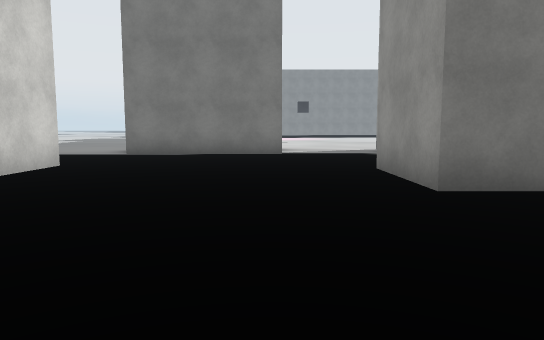
[1] (above)

17 first-person views from a walk through a 3-D level made in the Unity game engine. The camera is 1.2 m above the floor, tilts 6° down and sees 70° across. The floor is counted in squares, 2 m on a side. Each view is taken from the middle of a square. On the plan, view 1 faces up. The plan holds only what a view shows up to about 11 squares ahead; the rest is blank. The place goes on beyond the plan. The player is left out. Some surface patterns are stand-ins.

[2]
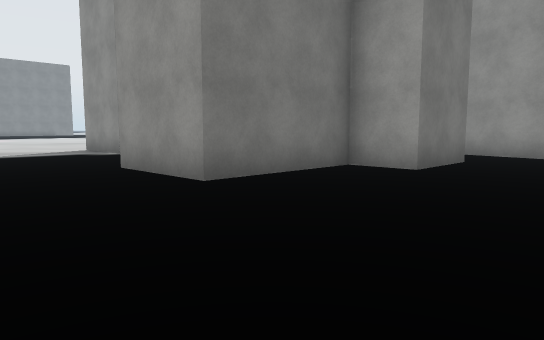

[3]
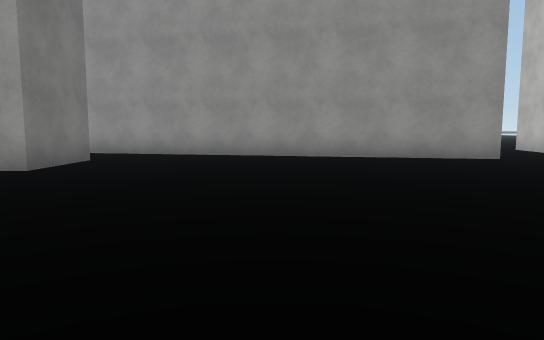

[4]
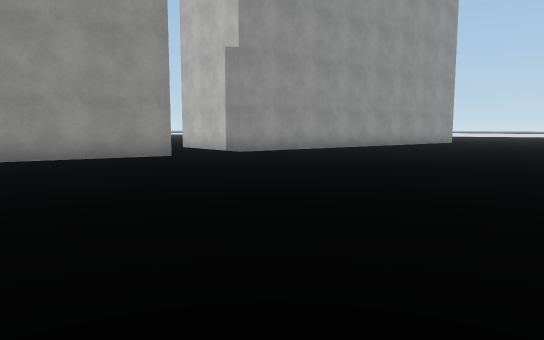

[5]
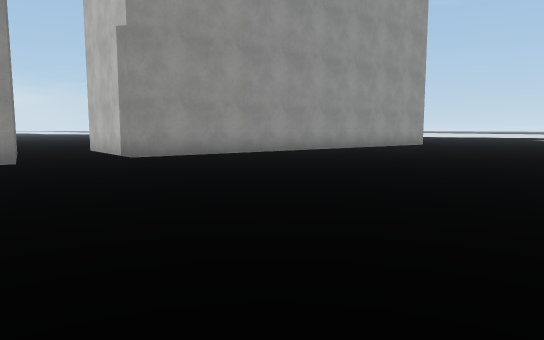

[6]
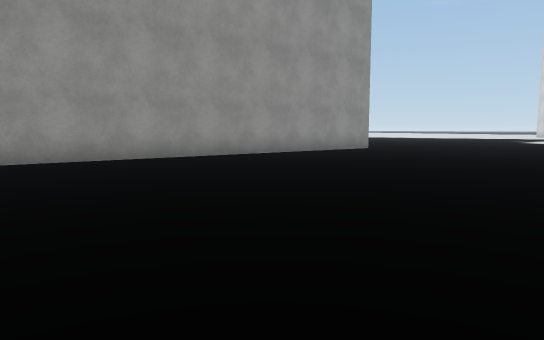

[7]
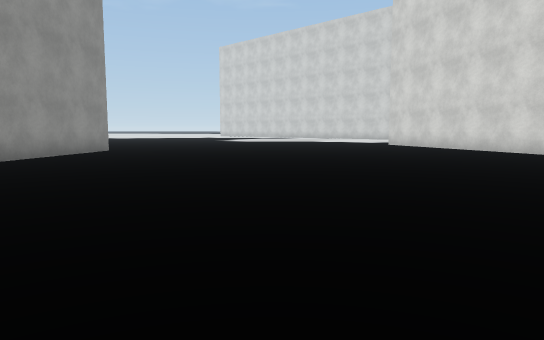

[8]
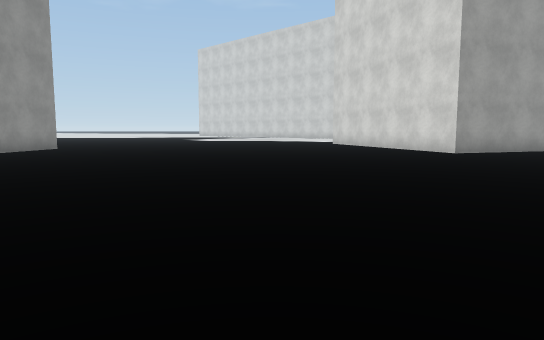

[9]
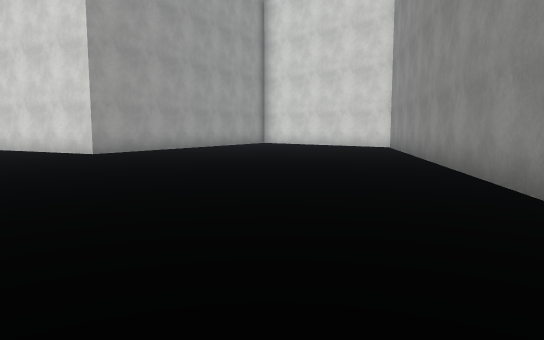

[10]
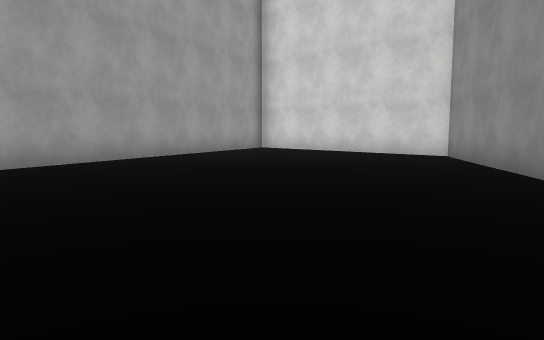

[11]
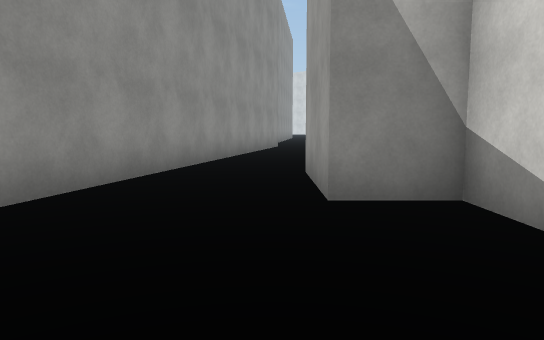

[12]
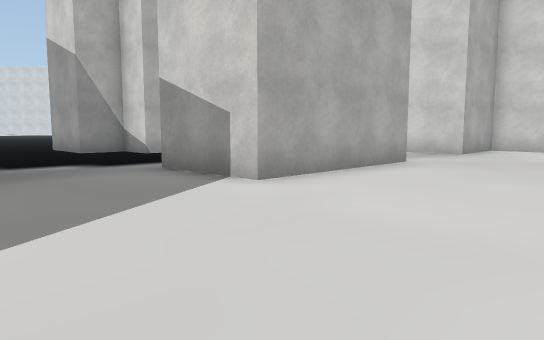

[13]
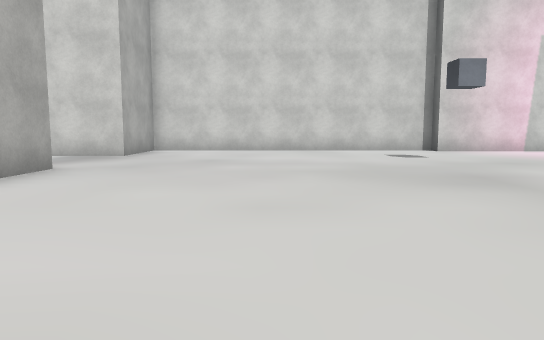

[14]
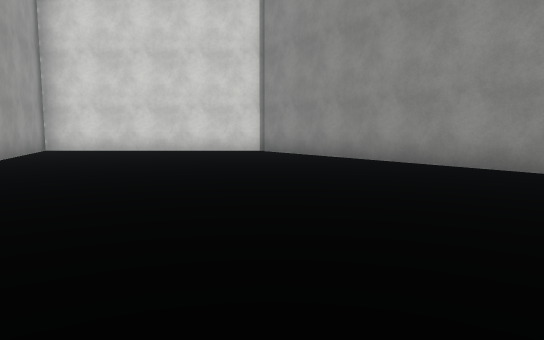

[15]
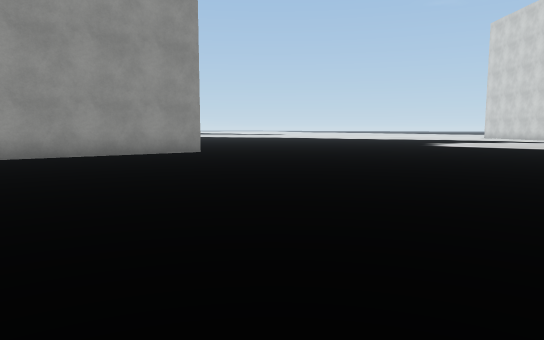

[16]
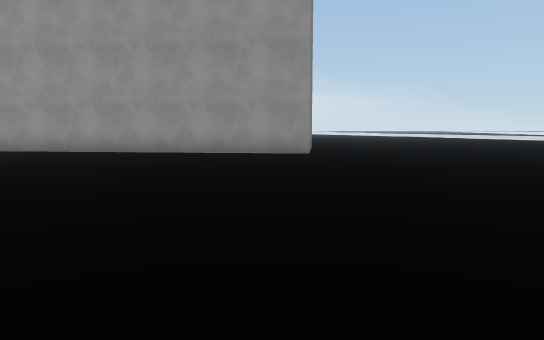

[17]
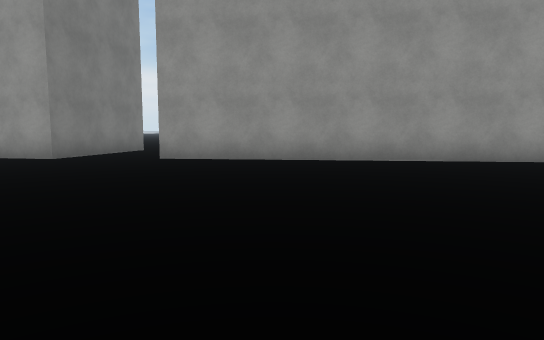

### Floor plan
Points are (right, up) in squares from view 1. A wall is a line through its corners. A room is listed if a view was taken in it or the views show most of it. See-through windows are left out.
Room 1 (views 1, 2, 3, 4, 5, 6, 7, 8, 9, 10, 11, 14, 15, 16, 17)
walls: (-5.9, -7.6) (-13.9, -13.4) (-13.9, -19.3) (-5.6, -16.7) (-4.6, -19.6); (10.1, -6.3) (6.8, -5.6) (9.1, 5.1); (4.9, 6) (5.4, 6) (5.4, 4.8) (6.5, 4.8) (6.5, 2.5) (4.6, 2.5) (4.6, 3.7) (1.6, 3.7) (1.6, 6); (-3.5, 6.5) (-3.5, 4.9); (5.6, -19) (6.9, -7.7) (10.4, -8.1); (0.2, 9.4) (-2.4, 9.4); (3.1, 9.4) (3.1, 11.7); (0.2, 11.7) (0.2, 10); (6.9, 10.6) (6.9, 9.4)
ways out: opening at (1.5, 10.5) to room 2; opening at (8.5, 9.5) to room 2; opening at (-3.3, 8); opening at (10, -7)
Room 2 (views 12, 13)
walls: (3.1, 11.7) (6.9, 11.7) (6.9, 10.6); (-2, 19.5) (-2, 11.7) (0.2, 11.7); (-1.6, 22.5) (-1.6, 19.5)
ways out: opening at (1.5, 10.5) to room 1; opening at (8.5, 9.5) to room 1

Where each view was taken, in squares from view 1:
view 1: 0 up, 0 right, facing up
view 2: 0 up, 1 left, facing up-right
view 3: 1 down, 1 left, facing right
view 4: 1 down, 1 left, facing down-right
view 5: 4 down, 1 left, facing down-right
view 6: 8 down, 1 left, facing down-right
view 7: 8 down, 1 right, facing down
view 8: 7 down, 1 left, facing down
view 9: 7 down, 2 left, facing down-left
view 10: 10 down, 5 left, facing down-left
view 11: 8 up, 7 right, facing down
view 12: 15 up, 10 right, facing down-left
view 13: 15 up, 9 right, facing left
view 14: 13 down, 3 left, facing left
view 15: 13 down, 3 left, facing down-right
view 16: 18 down, 4 left, facing right
view 17: 10 down, 1 left, facing right
